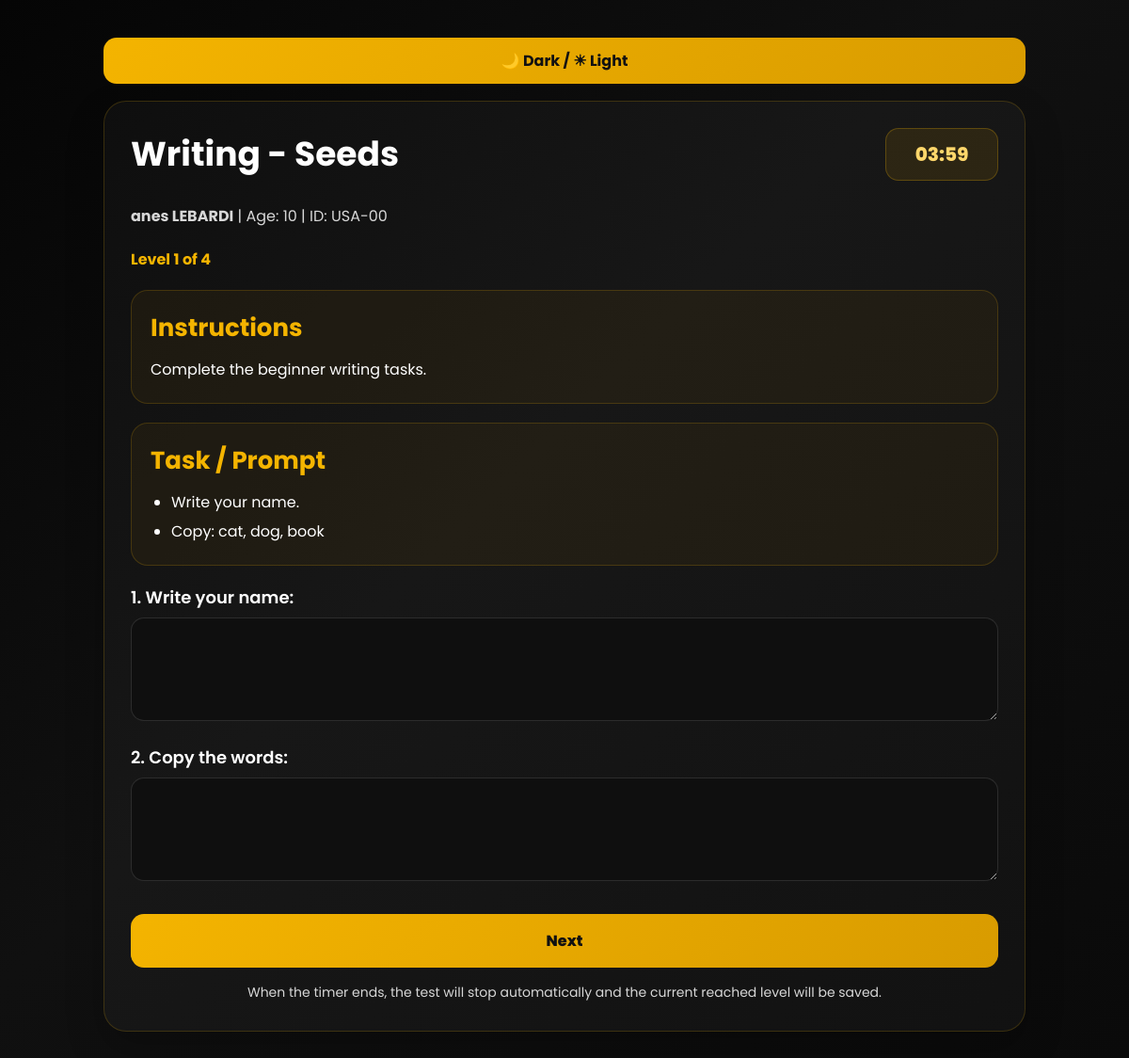
Page /writing/USA-00/Seeds/ (signed in) on the committed database.
### test_app/models.py (models this page shows, shortened)
class StudentResult(models.Model):
    full_name = models.CharField(max_length=255)
    age = models.PositiveIntegerField()
    student_id = models.CharField(max_length=100, unique=True)
    listening_answers = models.JSONField(default=dict, blank=True)
    writing_answers = models.JSONField(default=dict, blank=True)
    listening_reached_level = models.CharField(max_length=50, default="Not started")
    writing_reached_level = models.CharField(max_length=50, default="Not started")
    listening_done = models.BooleanField(default=False)
    writing_done = models.BooleanField(default=False)
    speaking_score = models.PositiveIntegerField(default=0)
    listening_score = models.PositiveIntegerField(default=0)
    reading_score = models.PositiveIntegerField(default=0)
    writing_score = models.PositiveIntegerField(default=0)
    speaking_level = models.CharField(max_length=50, default="Seeds")
    listening_level = models.CharField(max_length=50, default="Seeds")
    reading_level = models.CharField(max_length=50, default="Seeds")
    writing_level = models.CharField(max_length=50, default="Seeds")

### test_app/views.py (the view)
# urls.py: path("writing/<str:student_id>/<str:level_name>/", views.writing_level_page, name="writing_level_page"),
def writing_level_page(request, student_id, level_name):
    return _progressive_skill_handler(
        request=request,
        student_id=student_id,
        level_name=level_name,
        skill_name="Writing",
        skill_data=WRITING_DATA,
    )

### test_app/templates/test_app/progressive_skill.html (shortened to what this page needs)
{% load static %}
<!DOCTYPE html>
<html lang="en">
<head>
    {% load static %}
</head>
<body>
    <div class="top-actions">
        <button id="themeToggle" class="theme-toggle-btn" type="button">🌙 Dark / ☀ Light</button>
    </div>
    <div class="box">
        <div class="top">
            <h1>{{ skill_name }} - {{ level_name }}</h1>
            <div class="timer" id="timer">04:00</div>
        </div>
        <div class="student-line">
            <strong>{{ student.full_name }}</strong> | Age: {{ student.age }} | ID: {{ student.student_id }}
        </div>
        <div class="progress-line">
            Level {{ current_step }} of {{ total_steps }}
        </div>
        <div class="panel">
            <h2>Instructions</h2>
            <p>{{ level_data.instruction }}</p>
        </div>
        <div class="panel">
            <h2>Task / Prompt</h2>
            <ul>
                {% for item in level_data.prompt %}
                    <li>{{ item }}</li>
                {% endfor %}
            </ul>
        </div>
        <form method="post" id="skillForm">
            {% for question in level_data.questions %}
                <div class="question">
                    <label>{{ forloop.counter }}. {{ question }}</label>
                    <textarea name="q{{ forloop.counter }}"></textarea>
                </div>
            {% endfor %}
            <button type="submit">Next</button>
        </form>
        <div class="small-note">
            When the timer ends, the test will stop automatically and the current reached level will be saved.
        </div>
    </div>
</body>
</html>

### test_app/templates/test_app/progressive_skill.html (style rules this page uses)
:root { --bg-main: linear-gradient(135deg,#050505,#101010 45%,#0a0a0a); --text-main: #ffffff; --card-bg: rgba(255,255,255,0.03); --card-border: rgba(244,180,0,0.18); --muted-text: #d7d7d7; --accent: #f4b400; --accent-dark: #d89b00; --input-bg: #0f0f0f; --input-border: rgba(255,255,255,0.12); --panel-bg: rgba(244,180,0,0.05); }
* { margin:0; padding:0; box-sizing:border-box; font-family:'Poppins',sans-serif; }
body { min-height:100vh; background:var(--bg-main); color:var(--text-main); padding:30px; }
.top-actions { max-width:980px; margin:0 auto 18px; display:flex; justify-content:flex-end; }
.theme-toggle-btn { border:none; padding:12px 16px; border-radius:14px; font-weight:700; cursor:pointer; background:linear-gradient(135deg,var(--accent),var(--accent-dark)); color:#111; }
.box { max-width:980px; margin:auto; background:var(--card-bg); border:1px solid var(--card-border); border-radius:24px; padding:28px; box-shadow:0 18px 40px rgba(0,0,0,0.24); }
.top { display:flex; justify-content:space-between; align-items:center; gap:20px; flex-wrap:wrap; margin-bottom:24px; }
.top h1 { font-size:36px; line-height:1.2; }
.timer { background:rgba(244,180,0,0.10); border:1px solid rgba(244,180,0,0.25); color:#ffd76b; padding:12px 16px; border-radius:14px; font-weight:800; font-size:20px; min-width:120px; text-align:center; }
.student-line, .small-note { color:var(--muted-text); line-height:1.8; }
.student-line { margin-bottom:18px; font-size:16px; }
.progress-line { margin-bottom:20px; color:var(--accent); font-weight:700; }
.panel { margin-bottom:20px; padding:20px; border-radius:18px; background:var(--panel-bg); border:1px solid var(--card-border); }
.panel h2 { margin-bottom:10px; color:var(--accent); font-size:26px; }
.panel p, .panel li { line-height:1.9; color:var(--text-main); font-size:16px; }
ul { padding-left:22px; }
.question { margin-bottom:18px; }
label { display:block; margin-bottom:8px; font-weight:600; font-size:18px; }
textarea { width:100%; min-height:110px; padding:14px; border-radius:14px; border:1px solid var(--input-border); background:var(--input-bg); color:var(--text-main); outline:none; resize:vertical; font-size:15px; }
button { width:100%; padding:16px; border:none; border-radius:14px; background:linear-gradient(135deg,var(--accent),var(--accent-dark)); color:#111; font-weight:800; font-size:16px; cursor:pointer; margin-top:10px; }
.small-note { margin-top:14px; text-align:center; font-size:14px; }

### rows in the picture
StudentResult: full_name "anes LEBARDI", age "10", student_id "USA-00"

### other values in the picture
{{ skill_name }} "Writing"
{{ level_name }} "Seeds"
{{ current_step }} "1"
{{ total_steps }} "4"
{{ level_data.instruction }} "Complete the beginner writing tasks."
{{ item }} "Write your name." "Copy: cat, dog, book"
{{ question }} "Write your name:" "Copy the words:"
